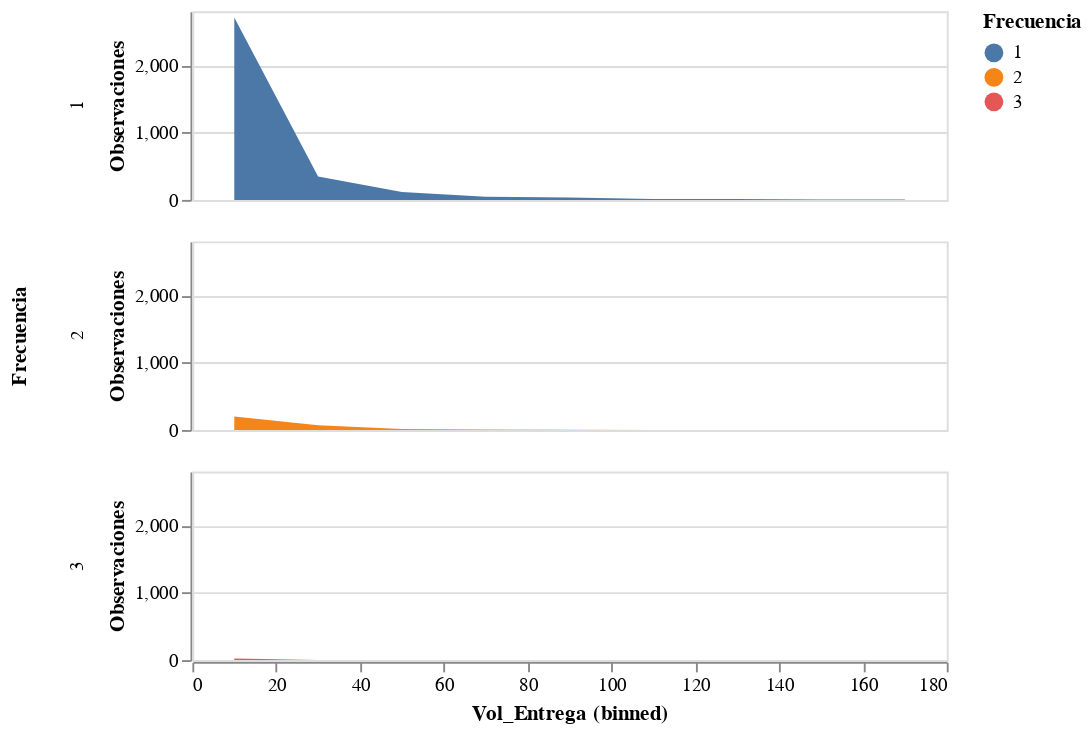

The notebook cell saved with this chart:
### Code cell
# Volumen de entrega por Frecuencia
alt.Chart(data).mark_area().encode(
    alt.X("Vol_Entrega", bin=True),  #
    alt.Y('count()', title="Observaciones"),
    alt.Row("Frecuencia:N"),
    alt.Color("Frecuencia:N"),
    tooltip=["count()"]
).properties(
    height=100
)

### Figure 1 — Vega-Lite specification as saved in the notebook (floating-point values rounded to 4 significant figures; data arrays with more than 128 entries replaced by an {"elided": "..."} marker saying what was removed)
{"config": {"view": {"continuousWidth": 400, "continuousHeight": 300}}, "data": {"name": "data-964552a31abf740a4ee1d039bb08cb64"}, "mark": "area", "encoding": {"color": {"type": "nominal", "field": "Frecuencia"}, "row": {"type": "nominal", "field": "Frecuencia"}, "tooltip": [{"type": "quantitative", "aggregate": "count"}], "x": {"type": "quantitative", "bin": true, "field": "Vol_Entrega"}, "y": {"type": "quantitative", "aggregate": "count", "title": "Observaciones"}}, "height": 100, "$schema": "https://vega.github.io/schema/vega-lite/v4.8.1.json", "datasets": {"data-964552a31abf740a4ee1d039bb08cb64": {"elided": "3625 records"}}}
